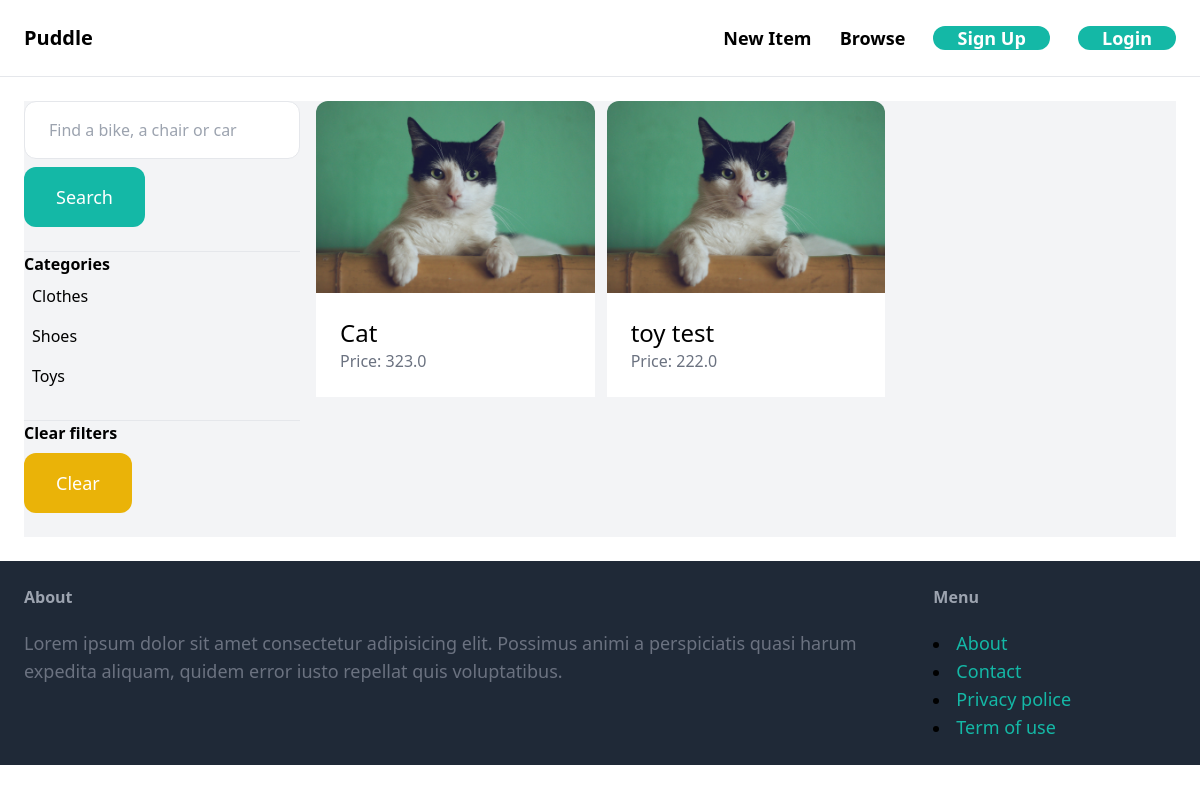
The app's page /items/ with its own data.
### item/models.py (models this page shows, shortened)
class Category(models.Model):
    name = models.CharField(max_length=255)
    class Meta:
        ordering = ('name',)
        verbose_name_plural = "Categories"

class Item(models.Model):
    category = models.ForeignKey(Category, related_name='items', on_delete=models.CASCADE)
    name = models.CharField(blank=True, null=True, max_length=255)
    description = models.TextField(blank=True, null=True)
    price = models.FloatField()
    image = models.ImageField(blank=True, upload_to='item_images', null=True)
    is_sold = models.BooleanField(default=False)
    created_by = models.ForeignKey(User, related_name='items', on_delete=models.CASCADE)
    created_at = models.DateTimeField(auto_now_add = True)

### item/views.py (the view)
# urls.py: path('', views.items, name='items'),
def items(request):
    query = request.GET.get('query', '')
    category_id = request.GET.get('category', 0)
    categories = Category.objects.all()
    items = Item.objects.filter(is_sold = False)
    if category_id:
        items = items.filter(category_id=category_id)
    if query:
        items = items.filter(Q(name__icontains=query) | Q(description__icontains=query))
    return render(request, 'item/items.html',{
        'items': items,
        'query': query,
        'categories': categories,
        'category_id': int(category_id),
    })

### item/templates/item/items.html (shortened to what this page needs)
{% extends "core/base.html" %}
{% block content %}
<div class="pb-6 grid grid-cols-4 gap-4 bg-gray-100">
    <div class="cols-span-1">
        <form method="get" action="{% url 'item:items'  %}">
            <input name="query" class="w-full py-4 px-6 border rounded-xl" type="text" value="{{ query }}" placeholder="Find a bike, a chair or car">
            <button class="mt-2 py-4 px-8 text-lg bg-teal-500 text-white rounded-xl">Search</button>
        </form>
        <hr class="mt-6">
        <p class="font-semibold">Categories</p>
        <ul>
            {% for category in categories %}
                <li class="py-2 px-2 rounded-xl {% if category.id == category_id %} bg-gray-200 {% endif %}">
                    <a href="{% url 'item:items' %}?query={{ query }}&category={{ category.id }}">{{ category.name }}</a>
                </li>
            {% endfor %}
        </ul>
        <hr class="mt-6">
        <p class="font-semibold">Clear filters</p>
        <ul>
            <li><a href="{% url 'item:items' %}" class="mt-2 py-4 px-8 inline-block bg-yellow-500 text-lg rounded-xl text-white">Clear</a></li>
        </ul>
    </div>
    <div class="col-span-3">
        <div class="grid grid-cols-3 gap-3">
            {% for item in items %}
                <div>
                    <a href="{% url 'item:detail' item.id %}">
                        <div>
                            <img src="{{ item.image.url }}" class="rounded-t-xl" alt=" ">
                        </div>
                        <div class="p-6 bg-white rounded-v-xl">
                            <h2 class="text-2xl">{{ item.name }}</h2>
                            <p class="text-gray-500">Price: {{ item.price }}</p>
                        </div>
                    </a>
                </div>
            {% endfor %}
        </div>
    </div>
</div>
{% endblock content %}

### records on screen
Category: name "Clothes"
Category: name "Shoes"
Category: name "Toys"
Item: image (picture), name "Cat", price "323.0"
Item: image (picture), name "toy test", price "222.0"
